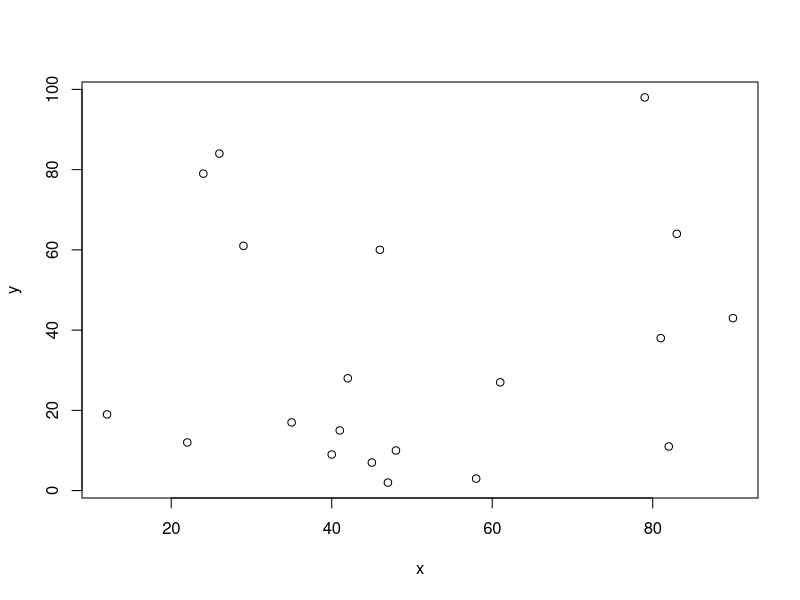

Write the R code that produced this figure.
## ---- chunk 1
    x <- sample ( x = 1:100, size = 20)
## ---- chunk 2
    y <- sample (x = 1:100, size = 20)
## ---- chunk 3
    my_data  <- data.frame(x,y)
## ---- chunk 4
plot(my_data)
